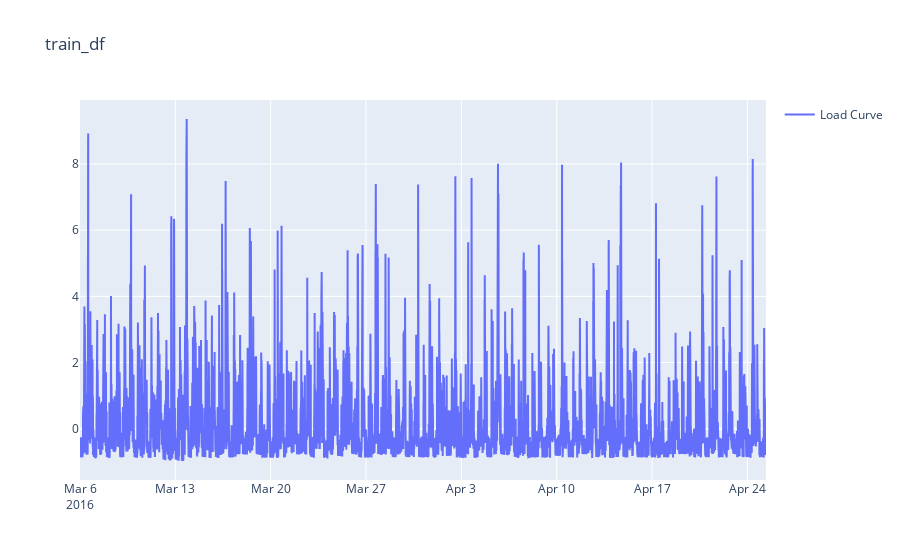

The code cell stored with this chart in its notebook:
### Markdown cell above
### Visualize ``train_df``

### Code cell
if STRATEGY == "device":
    fig = go.Figure()
    fig.add_trace(go.Scatter(x=resampled_device_train_df_h1.index, y=resampled_device_train_df_h1['mains'], name='Load Curve'))
    fig.update_layout(showlegend=True, title='resampled_device_train_df')
    fig.show()
    
if STRATEGY == "label":
    fig = go.Figure()
    fig.add_trace(go.Scatter(x=resampled_label_train_df_h1.index, y=resampled_label_train_df_h1['mains'], name='Load Curve'))
    fig.update_layout(showlegend=True, title='resampled_label_train_df')
    fig.show()
    
if STRATEGY == "off_peak_time":
    fig = go.Figure()
    fig.add_trace(go.Scatter(x=train_df_h1.index, y=train_df_h1['mains'], name='Load Curve'))
    fig.update_layout(showlegend=True, title='train_df')
    fig.show()

### Figure 1 — Plotly figure (JSON) as saved in the notebook; plotly's stock layout.template omitted (floating-point values rounded to 4 significant figures; data arrays with more than 128 entries replaced by an {"elided": "..."} marker saying what was removed)
{"data": [{"name": "Load Curve", "type": "scatter", "x": {"elided": "48352 str values"}, "y": {"elided": "48352 float values"}}], "layout": {"showlegend": true, "title": {"text": "train_df"}}}
